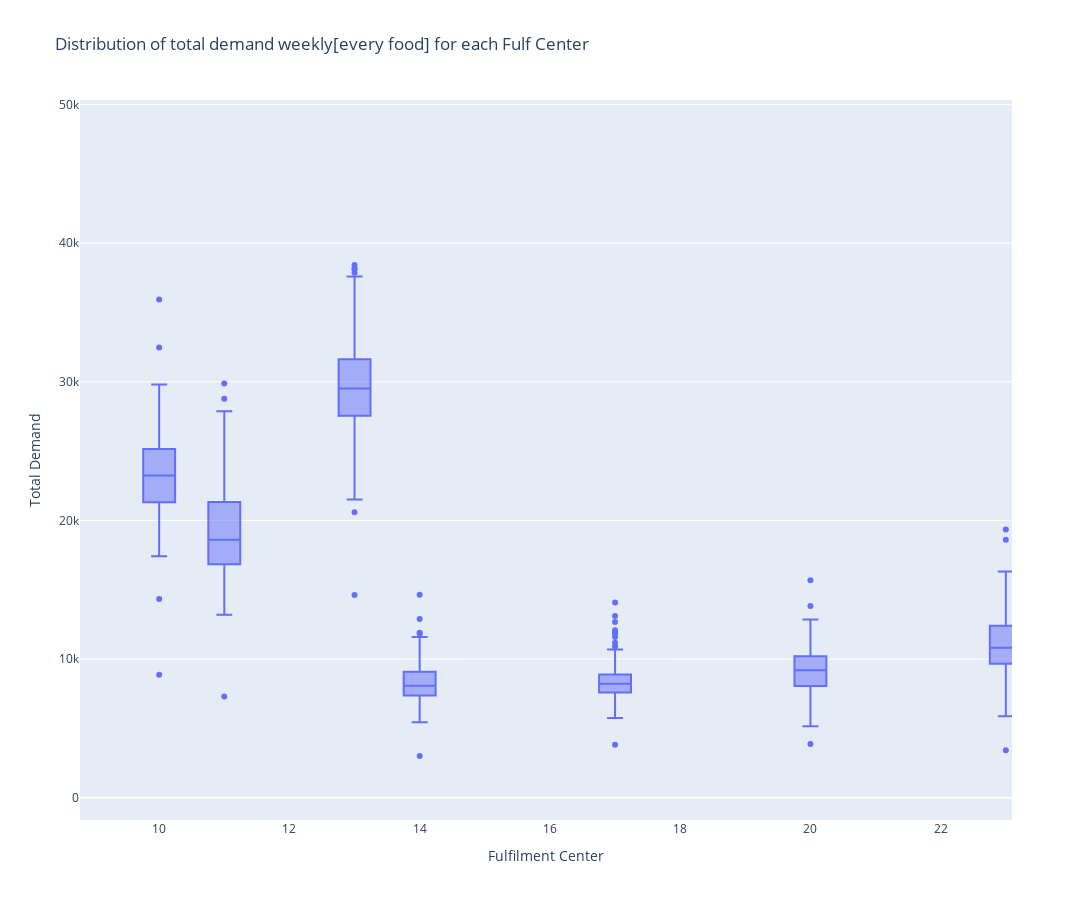

Source (notebook cell):
### Code cell
# distribution of total number of orders (for every meal category) each fullfilment center saw each week

result =  full_data.groupby(by=['center_id', 'week']).agg({'num_orders':'sum'}).reset_index()

    # visualize
fig = px.box(result, x='center_id', y='num_orders', 
             title='Distribution of total demand weekly[every food] for each Fulf Center',
             labels={'num_orders':'Total Demand', 'center_id': 'Fulfilment Center'}
            )
    # Set the size of the figure
fig.update_layout(height=900, width=1100)

fig.show();

### Figure 1 — Plotly figure (JSON) as saved in the notebook; plotly's stock layout.template omitted (floating-point values rounded to 4 significant figures; data arrays with more than 128 entries replaced by an {"elided": "..."} marker saying what was removed)
{"data": [{"alignmentgroup": "True", "hovertemplate": "Fulfilment Center=%{x}<br>Total Demand=%{y}<extra></extra>", "legendgroup": "", "marker": {"color": "#636efa"}, "name": "", "notched": false, "offsetgroup": "", "orientation": "v", "showlegend": false, "type": "box", "x": {"elided": "11140 int values"}, "x0": " ", "xaxis": "x", "y": {"elided": "11140 int values"}, "y0": " ", "yaxis": "y"}], "layout": {"boxmode": "group", "height": 900, "legend": {"tracegroupgap": 0}, "title": {"text": "Distribution of total demand weekly[every food] for each Fulf Center"}, "width": 1100, "xaxis": {"anchor": "y", "autorange": false, "domain": [0, 1], "range": [8.784, 23.1], "title": {"text": "Fulfilment Center"}, "type": "linear"}, "yaxis": {"anchor": "x", "autorange": true, "domain": [0, 1], "range": [-1610.0, 50330.0], "title": {"text": "Total Demand"}, "type": "linear"}}}
